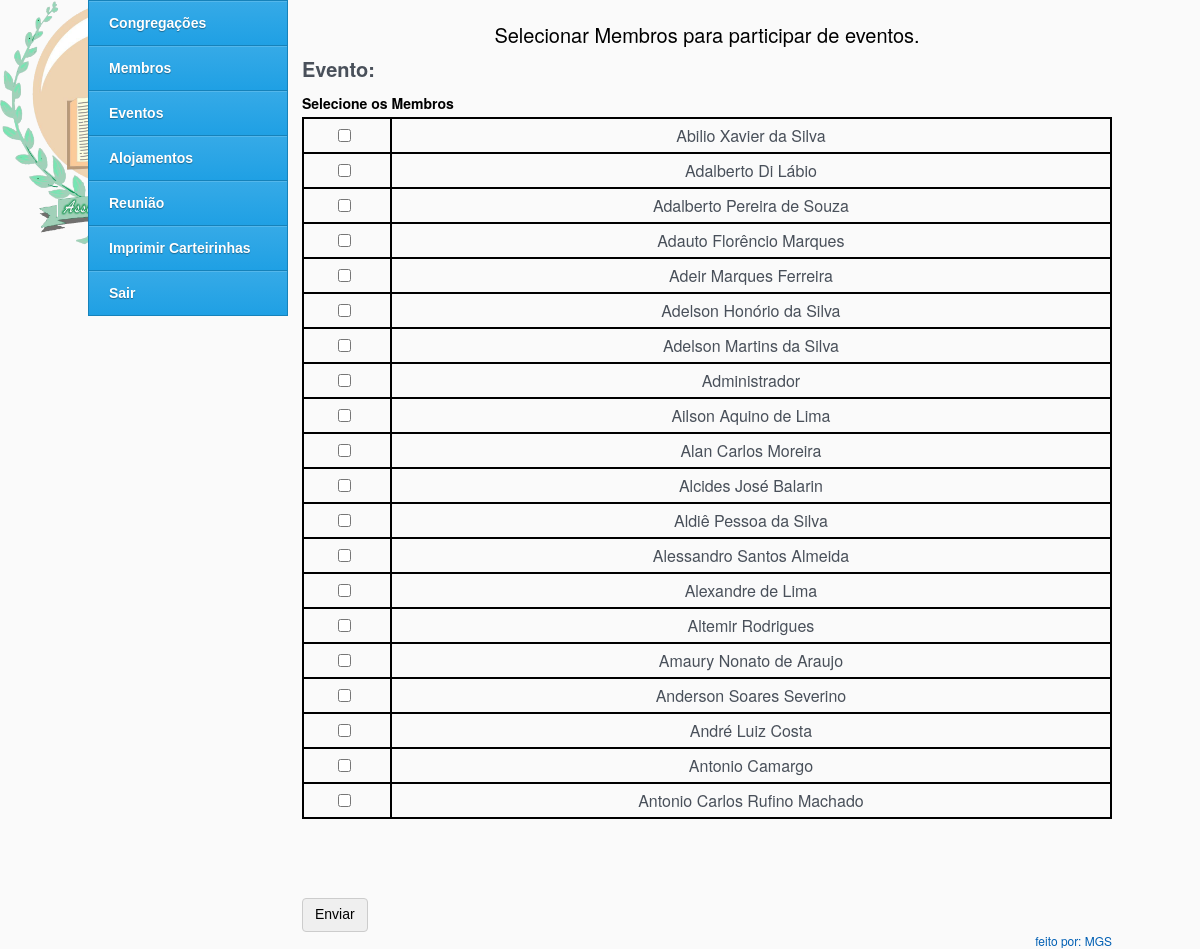
The app's page /pages/preencher_evento.php (signed in) with its own data.
### tables this page shows
CREATE TABLE `membros` (
  `foto` varchar(100) DEFAULT NULL COMMENT 'vai receber o nome da imagem',
  `id` int(11) NOT NULL,
  `nome` varchar(244) DEFAULT NULL,
  `sexo` varchar(45) DEFAULT NULL,
  `estadoCivil` varchar(45) DEFAULT NULL,
  `dataNascimento` date DEFAULT NULL,
  `estadoNascimento` varchar(45) DEFAULT NULL COMMENT 'id da linha onde estÃ¡ o estado',
  `cidadeNascimento` int(11) DEFAULT NULL COMMENT 'ID na tabela tb_cidades que terÃ¡ o estado X escolhido',
  `nacionalidade` varchar(100) DEFAULT NULL,
  `telefone` varchar(12) DEFAULT NULL,
  `tel1` varchar(12) DEFAULT NULL,
  `tel2` varchar(12) DEFAULT NULL,
  `celular` varchar(12) DEFAULT NULL,
  `email` varchar(100) DEFAULT NULL,
  `skype` varchar(45) DEFAULT NULL,
  `nomePai` int(11) DEFAULT NULL COMMENT 'aqui estarÃ¡ o ID do nome do pai, nÃ£o o nome.',
  `nomeMae` int(11) DEFAULT NULL COMMENT 'aqui estarÃ¡ o ID do nome da maei, nÃ£o o nome.',
  `conjuge` int(11) DEFAULT NULL COMMENT 'id do registro do conjuge',
  `filhos` int(11) DEFAULT NULL,
  `endereco` longtext,
  `bairro` varchar(100) DEFAULT NULL,
  `estado` varchar(45) DEFAULT NULL COMMENT 'estado que mora',
  `cidade` int(11) DEFAULT NULL COMMENT 'cidade que mora, com o id da linha em tb_cidades que terÃ¡ o conjunto UF+Cidade',
  `cep` varchar(45) DEFAULT NULL,
  `cpf` varchar(20) DEFAULT NULL,
  `rg` varchar(20) DEFAULT NULL,
  `data_emissao_rg` date DEFAULT NULL,
  `orgao_emissor_rg` varchar(100) DEFAULT NULL,
  `titulo_eleitor` varchar(14) DEFAULT NULL,
  `zona_eleitoral` varchar(14) DEFAULT NULL,
  `sessao_eleitoral` varchar(14) DEFAULT NULL,
  `tipo_sanguineo` varchar(45) DEFAULT NULL,
  `cor` varchar(80) DEFAULT NULL,
  `escolaridade` varchar(80) DEFAULT NULL,
  `profissao` char(80) DEFAULT NULL,
  `empresa` varchar(100) DEFAULT NULL,
  `telempresa` varchar(12) DEFAULT NULL,
  `admissao` varchar(80) DEFAULT NULL,
  `dataAdmissao` date DEFAULT NULL,
  `evangelico` int(11) DEFAULT NULL COMMENT '1 = SIM, 0=nao',
  `discipulo` int(11) DEFAULT NULL COMMENT '1 = SIM, 0=nao',
  `aguas` int(11) DEFAULT NULL COMMENT '1 = SIM, 0=nao',
  `es` int(11) DEFAULT NULL COMMENT '1 = SIM, 0=nao',
  `dizimista` int(11) DEFAULT NULL COMMENT '1 = SIM, 0=nao',
  `curso` int(11) DEFAULT NULL COMMENT '1 = SIM, 0=nao',
  `obreiro` int(11) DEFAULT NULL COMMENT '1 = SIM, 0=nao',
  `cargoEclesiastico` int(11) DEFAULT NULL COMMENT 'Id que estÃ¡ na tabela cargos',
  `congregacao` int(11) DEFAULT NULL COMMENT 'id da tabela de congregaÃ§Ãµes',
  `funcao` int(11) DEFAULT NULL COMMENT 'id da tabela de cargos',
  `data` date DEFAULT NULL,
  `senha` varchar(80) NOT NULL COMMENT 'md5 sha1',
  `batismo` date NOT NULL,
  `status` int(11) NOT NULL DEFAULT '1' COMMENT '0 = desativado | 1 = ativo',
  PRIMARY KEY (`id`)
);

### pages/preencher_evento.php (the view, shortened to what this page needs)
<!DOCTYPE html PUBLIC "-//W3C//DTD XHTML 1.0 Transitional//EN" "http://www.w3.org/TR/xhtml1/DTD/xhtml1-transitional.dtd">
<html>
<head>
    <link rel="stylesheet" href="../css/style.css"/>
</head>
<body>
<div id="box">
	<div id="corpo">
        <div id="conteudo">
             <form method="post" enctype="multipart/form-data">
                 <legend>Selecionar Membros para participar de eventos.</legend>
                 <fieldset>
                     <?php
                        if(isset($_GET)){
                            $id = (int)$_GET['id'];
                            $sql = mysql_query("SELECT nome FROM eventos WHERE id = '$id'");
                            $res = mysql_fetch_array($sql);
                            echo '<h2 style="margin-top:5px;">Evento: '.$res['nome'].'</h2>';
                        }
                     ?>
                        <span>Selecione os Membros</span>
                     <table>
                        <?
                            $quantidade = 20;
                            $pagina     = (isset($_GET['pagina'])) ? (int)$_GET['pagina'] : 1;
                            $inicio     = ($quantidade * $pagina) - $quantidade;
                            $qr = mysql_query("SELECT nome, id FROM membros ORDER BY nome ASC limit $inicio, $quantidade");
                            while($ress = mysql_fetch_array($qr)){
                                echo '<tr><td><input type="checkbox" name="membro[]" value="'.$ress['id'].'" /></td><td>'.$ress['nome'].'</td></tr>';
                            }
                        ?>
                     </table>
                     <br />
                     <br />
                     <br />
                    <input type="submit" name="" value="Enviar" id="btn-submit" />
                 </fieldset>
             </form>
        </div>
    <?php include("menu.php");?>
	</div>
    <div id="footer" style="float:right;">
        <a href="pages/contact.php">feito por: MGS</a>
    </div>
</div>
</body>
</html>

### css/style.css (style rules this page uses)
* { margin: 0; padding: 0; }
#box { width: 1024px; margin: 0 auto; }
body { font-family: "Helvetica Neue",Helvetica,Arial; background: url('../images/logo%20igreja.png') #fafafa no-repeat left top; background-size: 250px ; }
#conteudo { width:810px; float: right; margin-top:0; padding-top:10px; }
#conteudo h2 { text-align: left; font-weight: bold; font-size:20px; color:#49505a; }
#conteudo table { border-collapse: collapse !important; margin-top:0; width:100%; }
#conteudo table th, #conteudo table td { border: 2px solid #000 !important; text-align: center; padding:5px; color:#49505a; }
#Login fieldset, #conteudo form fieldset { border:0; }
#Login span, #conteudo form span, .simplemodal-container span, .simplemodal-wrap span { display: block; font-family: "Helvetica Neue",Helvetica,Arial; font-size: 14px; font-weight: bold; margin-bottom: 4px; margin-top: 10px; }
#conteudo form input[type=checkbox] { margin-right: 4px; }
#Login legend, #conteudo legend { font-size: 20px; font-family: "Helvetica Neue",Helvetica,Arial; text-align: center; margin-top:10px; }
#btn-submit { -moz-user-select: none; background-image: none; border:1px solid #ccc; border-radius: 4px; cursor: pointer; display: inline-block; font-size: 14px; font-weight: 400; line-height: 1.42857; margin-bottom: 0; padding: 6px 12px; text-align: center; vertical-align: middle; white-space: nowrap; margin-top:10px; }
#footer a { text-decoration: none; color:#005fb3; font-size:12px; }

### records on screen
membros: nome "Abilio Xavier da Silva"
membros: nome "Adalberto Di Lábio"
membros: nome "Adalberto Pereira de Souza"
membros: nome "Adauto Florêncio Marques"
membros: nome "Adeir Marques Ferreira"
membros: nome "Adelson Honório da Silva"
membros: nome "Adelson Martins da Silva"
membros: nome "Administrador"
membros: nome "Ailson Aquino de Lima"
membros: nome "Alan Carlos Moreira"
membros: nome "Alcides José Balarin"
membros: nome "Aldiê Pessoa da Silva"
membros: nome "Alessandro Santos Almeida"
membros: nome "Alexandre de Lima"
membros: nome "Altemir Rodrigues"
membros: nome "Amaury Nonato de Araujo"
membros: nome "Anderson Soares Severino"
membros: nome "André Luiz Costa"
membros: nome "Antonio Camargo"
membros: nome "Antonio Carlos Rufino Machado"
